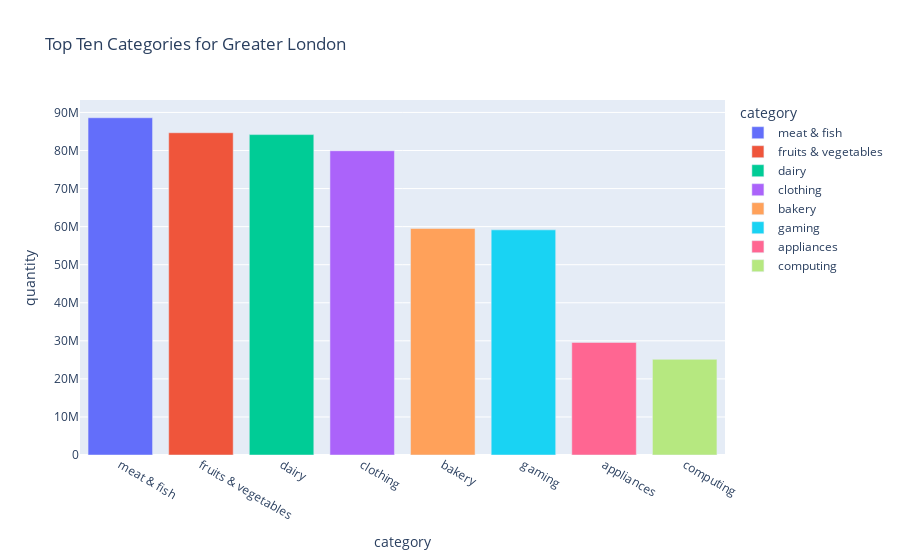

The notebook cell saved with this chart:
### Code cell
px.bar(top_ten_prod_cat_county, x='category', y='quantity', color='category', title= f'Top Ten Categories for {county}')

### Figure 1 — Plotly figure (JSON) as saved in the notebook; plotly's stock layout.template omitted (floating-point values rounded to 4 significant figures)
{"data": [{"alignmentgroup": "True", "hovertemplate": "category=%{x}<br>quantity=%{y}<extra></extra>", "legendgroup": "meat & fish", "marker": {"color": "#636efa", "pattern": {"shape": ""}}, "name": "meat & fish", "offsetgroup": "meat & fish", "orientation": "v", "showlegend": true, "textposition": "auto", "type": "bar", "x": ["meat & fish"], "xaxis": "x", "y": [88608396], "yaxis": "y"}, {"alignmentgroup": "True", "hovertemplate": "category=%{x}<br>quantity=%{y}<extra></extra>", "legendgroup": "fruits & vegetables", "marker": {"color": "#EF553B", "pattern": {"shape": ""}}, "name": "fruits & vegetables", "offsetgroup": "fruits & vegetables", "orientation": "v", "showlegend": true, "textposition": "auto", "type": "bar", "x": ["fruits & vegetables"], "xaxis": "x", "y": [84667304], "yaxis": "y"}, {"alignmentgroup": "True", "hovertemplate": "category=%{x}<br>quantity=%{y}<extra></extra>", "legendgroup": "dairy", "marker": {"color": "#00cc96", "pattern": {"shape": ""}}, "name": "dairy", "offsetgroup": "dairy", "orientation": "v", "showlegend": true, "textposition": "auto", "type": "bar", "x": ["dairy"], "xaxis": "x", "y": [84181104], "yaxis": "y"}, {"alignmentgroup": "True", "hovertemplate": "category=%{x}<br>quantity=%{y}<extra></extra>", "legendgroup": "clothing", "marker": {"color": "#ab63fa", "pattern": {"shape": ""}}, "name": "clothing", "offsetgroup": "clothing", "orientation": "v", "showlegend": true, "textposition": "auto", "type": "bar", "x": ["clothing"], "xaxis": "x", "y": [79931720], "yaxis": "y"}, {"alignmentgroup": "True", "hovertemplate": "category=%{x}<br>quantity=%{y}<extra></extra>", "legendgroup": "bakery", "marker": {"color": "#FFA15A", "pattern": {"shape": ""}}, "name": "bakery", "offsetgroup": "bakery", "orientation": "v", "showlegend": true, "textposition": "auto", "type": "bar", "x": ["bakery"], "xaxis": "x", "y": [59504160], "yaxis": "y"}, {"alignmentgroup": "True", "hovertemplate": "category=%{x}<br>quantity=%{y}<extra></extra>", "legendgroup": "gaming", "marker": {"color": "#19d3f3", "pattern": {"shape": ""}}, "name": "gaming", "offsetgroup": "gaming", "orientation": "v", "showlegend": true, "textposition": "auto", "type": "bar", "x": ["gaming"], "xaxis": "x", "y": [59149896], "yaxis": "y"}, {"alignmentgroup": "True", "hovertemplate": "category=%{x}<br>quantity=%{y}<extra></extra>", "legendgroup": "appliances", "marker": {"color": "#FF6692", "pattern": {"shape": ""}}, "name": "appliances", "offsetgroup": "appliances", "orientation": "v", "showlegend": true, "textposition": "auto", "type": "bar", "x": ["appliances"], "xaxis": "x", "y": [29575936], "yaxis": "y"}, {"alignmentgroup": "True", "hovertemplate": "category=%{x}<br>quantity=%{y}<extra></extra>", "legendgroup": "computing", "marker": {"color": "#B6E880", "pattern": {"shape": ""}}, "name": "computing", "offsetgroup": "computing", "orientation": "v", "showlegend": true, "textposition": "auto", "type": "bar", "x": ["computing"], "xaxis": "x", "y": [25144908], "yaxis": "y"}], "layout": {"barmode": "relative", "legend": {"title": {"text": "category"}, "tracegroupgap": 0}, "title": {"text": "Top Ten Categories for Greater London"}, "xaxis": {"anchor": "y", "categoryarray": ["meat & fish", "fruits & vegetables", "dairy", "clothing", "bakery", "gaming", "appliances", "computing"], "categoryorder": "array", "domain": [0, 1], "title": {"text": "category"}}, "yaxis": {"anchor": "x", "domain": [0, 1], "title": {"text": "quantity"}}}}
